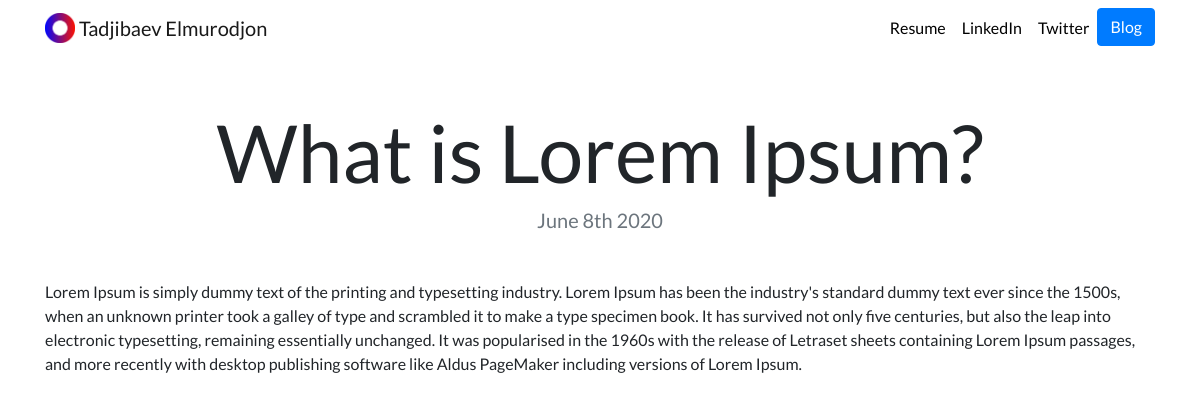
The page /blog/1 on the database its author committed.
### blog/models.py (models this page shows, shortened)
class Blog(models.Model):
    title = models.CharField(max_length=100)
    description = models.TextField()
    date = models.DateField()

### blog/views.py (the view)
# urls.py: path('<int:blog_id>', views.detail, name='detail')
def detail(request, blog_id):
    blog = get_object_or_404(Blog, pk=blog_id)
    return render(request, 'blog/detail.html', {'blog':blog})

### blog/templates/blog/detail.html
{% extends "portfolio/base.html" %}
{% load static %}
{% block content %}
<h1 class="text-center mt-5" id="blogdetailtitle">{{ blog.title }}</h1>
<h5 class="text-center text-muted mb-5">{{ blog.date|date:'F jS Y' }}</h5>
{{ blog.description|safe }}
{% endblock %}

### portfolio/static/portfolio/custom.css (style rules this page uses)
body { font-family: 'Lato', sans-serif; }
@media (min-width: 992px) { #blogdetailtitle { font-size: 5rem; } }

### rows shown on the page
Blog: title "What is Lorem Ipsum?", date "June 8th 2020", description "Lorem Ipsum is simply dummy text of the printing and typesetting industry. Lorem Ipsum has been the industry's standard dummy text ever since the 1500s, when an unknown printer took a galley of type and scrambled it to make a type specimen book. It has survived not only five centuries, but also the leap into electronic typesetting, remaining essentially unchanged. It was popularised in the 1960s with the release of Letraset sheets containing Lorem Ipsum passages, and more recently with desktop publishing software like Aldus PageMaker including versions of Lorem Ipsum."
